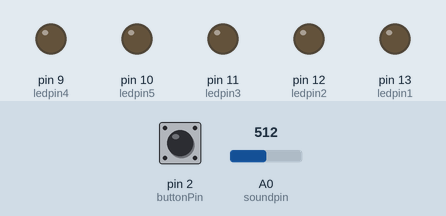
Bench run of a sketch on a simulated Arduino Uno, built with avr-gcc and run on an emulated ATmega328P. Parts: output pins drawn as LEDs (lit = HIGH). The inputs (shaded band) are chosen by the test bench; at power-on: pin 2 (buttonPin) LOW, A0 (soundpin) = 512.

Above: at 1.2 s.
1.3 s: pin 2 (buttonPin) pulled HIGH for 0.15 s
At 1.45 s:
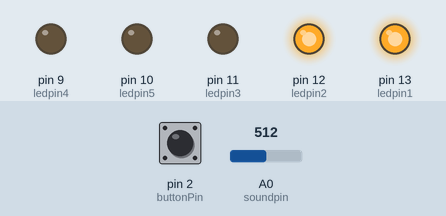
At 2.0 s:
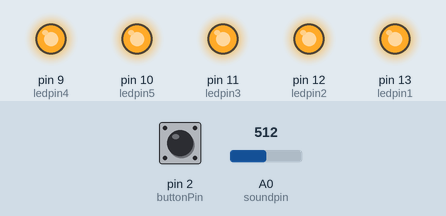
Timing chart, 0 to 4.3 s (numbered marks = the images above; inputs shaded):
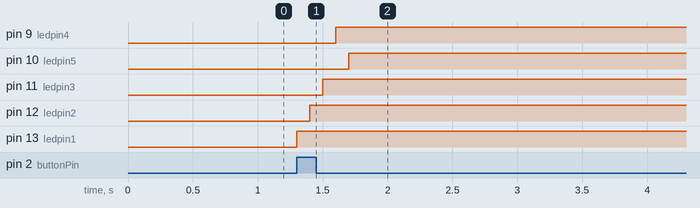

Measured:
- after the input at 1.3 s, pin 9 (ledpin4): LOW → HIGH after 0.30 s; pin 10 (ledpin5): LOW → HIGH after 0.40 s; pin 11 (ledpin3): LOW → HIGH after 0.20 s; pin 12 (ledpin2): LOW → HIGH after 0.10 s; pin 13 (ledpin1): LOW → HIGH at once

The sketch:

ButtonMicrophone.ino
```cpp
const int ledpin1 = 13;
const int ledpin2 = 12;
const int ledpin3 = 11;
const int ledpin5 = 10;
const int ledpin4 = 9;
const int soundpin = A0;
const int buttonPin = 2;
const int threshold = 10;

int soundSens = 0;

void setup() {
  pinMode(ledpin1, OUTPUT);
  pinMode(ledpin2, OUTPUT);
  pinMode(ledpin3, OUTPUT);
  pinMode(ledpin4, OUTPUT);
  pinMode(ledpin5, OUTPUT);
  pinMode(soundpin, INPUT);
  pinMode(buttonPin, INPUT);
}

void detectSound() {
  if (soundSens >= threshold + 40) {
    digitalWrite(ledpin1, HIGH); //turns led on
    delay(100);
  }
  else {
    digitalWrite(ledpin1, LOW);
  }
  if (soundSens >= threshold + 45) {
    digitalWrite(ledpin2, HIGH); //turns led on
    delay(100);
  }
  else {
    digitalWrite(ledpin2, LOW);
  }
  if (soundSens >= threshold + 50) {
    digitalWrite(ledpin3, HIGH); //turns led on
    delay(100);
  }
  else {
    digitalWrite(ledpin3, LOW);

  }
  if (soundSens >= threshold + 53) {
    digitalWrite(ledpin4, HIGH); //turns led on
    delay(100);
  }
  else {
    digitalWrite(ledpin4, LOW);
  }
  if (soundSens >= threshold + 55) {
    digitalWrite(ledpin5, HIGH); //turns led on
    delay(100);
  }
  else {
    digitalWrite(ledpin5, LOW);
  }
}

void loop() {
  soundSens = analogRead(soundpin); // reads analog data from sound sensor

  if (digitalRead(buttonPin) == HIGH) {
    detectSound();
  }
}
```
